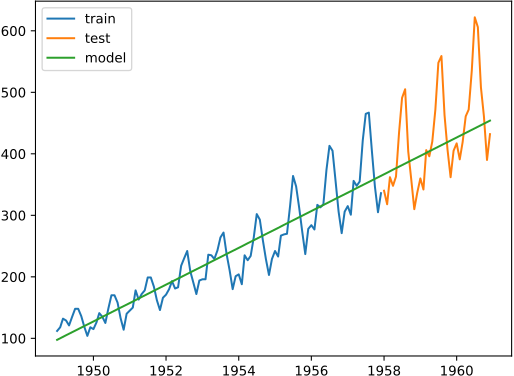

Here is the Python script that generated this plot:
from pmdarima.datasets import airpassengers
my_data = airpassengers.load_airpassengers()

n = len(my_data)
k = 108

import pandas as pd
my_ds = pd.date_range(
    start='1949/01/01',
    end='1960/12/01',
    freq='MS')
my_df = pd.DataFrame({
    'ds': my_ds,
    'x': range(n),
    'y': my_data},
    index=my_ds)

my_train = my_df[        :k]
my_test  = my_df[-(n - k): ]

import matplotlib.pyplot as plt
from sklearn.linear_model import LinearRegression

my_lm_model = LinearRegression()
my_lm_model.fit(my_train[['x']], my_train.y)

y_ = my_lm_model.predict(my_df[['x']])
tmp = pd.DataFrame(y_,
                   index=my_df.index)
plt.plot(my_train.y, label='train')
plt.plot(my_test.y,  label='test')
plt.plot(tmp,        label='model')
plt.legend()
plt.savefig('12-p-airpassengers-lm.pdf')
